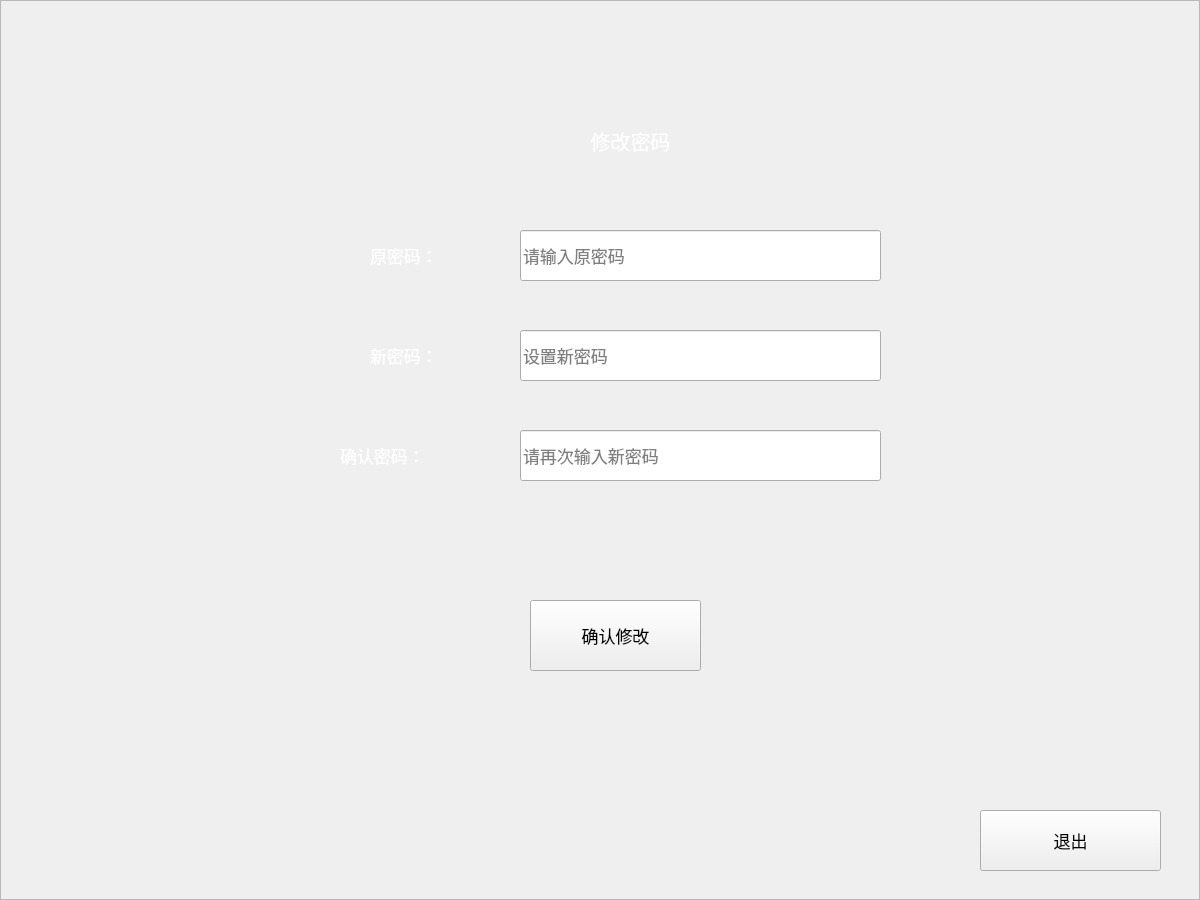
<?xml version="1.0" encoding="UTF-8"?>
<ui version="4.0">
 <class>ChangePassword</class>
 <widget class="QDialog" name="ChangePassword">
  <property name="geometry">
   <rect>
    <x>0</x>
    <y>0</y>
    <width>1200</width>
    <height>900</height>
   </rect>
  </property>
  <property name="windowTitle">
   <string>更改密码</string>
  </property>
  <widget class="QLabel" name="label">
   <property name="geometry">
    <rect>
     <x>510</x>
     <y>100</y>
     <width>241</width>
     <height>81</height>
    </rect>
   </property>
   <property name="font">
    <font>
     <pointsize>15</pointsize>
    </font>
   </property>
   <property name="styleSheet">
    <string notr="true">color: rgb(255, 255, 255);</string>
   </property>
   <property name="text">
    <string>修改密码</string>
   </property>
   <property name="alignment">
    <set>Qt::AlignCenter</set>
   </property>
  </widget>
  <widget class="QLabel" name="label_2">
   <property name="geometry">
    <rect>
     <x>370</x>
     <y>230</y>
     <width>121</width>
     <height>51</height>
    </rect>
   </property>
   <property name="font">
    <font>
     <pointsize>13</pointsize>
    </font>
   </property>
   <property name="styleSheet">
    <string notr="true">color: rgb(255, 255, 255);</string>
   </property>
   <property name="text">
    <string>原密码：</string>
   </property>
  </widget>
  <widget class="QLabel" name="label_3">
   <property name="geometry">
    <rect>
     <x>370</x>
     <y>330</y>
     <width>121</width>
     <height>51</height>
    </rect>
   </property>
   <property name="font">
    <font>
     <pointsize>13</pointsize>
    </font>
   </property>
   <property name="styleSheet">
    <string notr="true">color: rgb(255, 255, 255);</string>
   </property>
   <property name="text">
    <string>新密码：</string>
   </property>
  </widget>
  <widget class="QLabel" name="label_4">
   <property name="geometry">
    <rect>
     <x>340</x>
     <y>430</y>
     <width>161</width>
     <height>51</height>
    </rect>
   </property>
   <property name="font">
    <font>
     <pointsize>13</pointsize>
    </font>
   </property>
   <property name="styleSheet">
    <string notr="true">color: rgb(255, 255, 255);</string>
   </property>
   <property name="text">
    <string>确认密码：</string>
   </property>
  </widget>
  <widget class="QLineEdit" name="lineEdit">
   <property name="geometry">
    <rect>
     <x>520</x>
     <y>230</y>
     <width>361</width>
     <height>51</height>
    </rect>
   </property>
   <property name="font">
    <font>
     <pointsize>13</pointsize>
    </font>
   </property>
   <property name="focusPolicy">
    <enum>Qt::StrongFocus</enum>
   </property>
   <property name="echoMode">
    <enum>QLineEdit::Password</enum>
   </property>
   <property name="placeholderText">
    <string>请输入原密码</string>
   </property>
  </widget>
  <widget class="QLineEdit" name="lineEdit_2">
   <property name="geometry">
    <rect>
     <x>520</x>
     <y>330</y>
     <width>361</width>
     <height>51</height>
    </rect>
   </property>
   <property name="font">
    <font>
     <pointsize>13</pointsize>
    </font>
   </property>
   <property name="focusPolicy">
    <enum>Qt::StrongFocus</enum>
   </property>
   <property name="echoMode">
    <enum>QLineEdit::Password</enum>
   </property>
   <property name="placeholderText">
    <string>设置新密码</string>
   </property>
  </widget>
  <widget class="QLineEdit" name="lineEdit_3">
   <property name="geometry">
    <rect>
     <x>520</x>
     <y>430</y>
     <width>361</width>
     <height>51</height>
    </rect>
   </property>
   <property name="font">
    <font>
     <pointsize>13</pointsize>
    </font>
   </property>
   <property name="focusPolicy">
    <enum>Qt::StrongFocus</enum>
   </property>
   <property name="echoMode">
    <enum>QLineEdit::Password</enum>
   </property>
   <property name="placeholderText">
    <string>请再次输入新密码</string>
   </property>
  </widget>
  <widget class="QPushButton" name="pushButton">
   <property name="geometry">
    <rect>
     <x>980</x>
     <y>810</y>
     <width>181</width>
     <height>61</height>
    </rect>
   </property>
   <property name="font">
    <font>
     <pointsize>13</pointsize>
    </font>
   </property>
   <property name="focusPolicy">
    <enum>Qt::NoFocus</enum>
   </property>
   <property name="text">
    <string>退出</string>
   </property>
  </widget>
  <widget class="QPushButton" name="pushButton_2">
   <property name="geometry">
    <rect>
     <x>530</x>
     <y>600</y>
     <width>171</width>
     <height>71</height>
    </rect>
   </property>
   <property name="font">
    <font>
     <pointsize>13</pointsize>
    </font>
   </property>
   <property name="focusPolicy">
    <enum>Qt::NoFocus</enum>
   </property>
   <property name="text">
    <string>确认修改</string>
   </property>
  </widget>
  <widget class="QFrame" name="frame">
   <property name="geometry">
    <rect>
     <x>0</x>
     <y>0</y>
     <width>1200</width>
     <height>900</height>
    </rect>
   </property>
   <property name="styleSheet">
    <string notr="true">border-image: url(:/photo/pwd.jpg);</string>
   </property>
   <property name="frameShape">
    <enum>QFrame::StyledPanel</enum>
   </property>
   <property name="frameShadow">
    <enum>QFrame::Raised</enum>
   </property>
  </widget>
  <zorder>frame</zorder>
  <zorder>label</zorder>
  <zorder>label_2</zorder>
  <zorder>label_3</zorder>
  <zorder>label_4</zorder>
  <zorder>lineEdit</zorder>
  <zorder>lineEdit_2</zorder>
  <zorder>lineEdit_3</zorder>
  <zorder>pushButton</zorder>
  <zorder>pushButton_2</zorder>
 </widget>
 <resources/>
 <connections/>
</ui>
